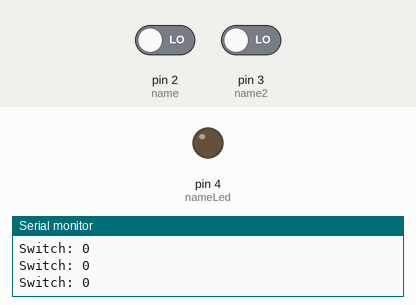
The sketch below on a simulated Arduino Uno, built with avr-gcc and run on an emulated ATmega328P. On the bench: output pins drawn as LEDs (lit = HIGH), the last lines printed to the serial monitor. The test bench sets the inputs (shaded band); at power-on: pin 2 (name) LOW, pin 3 (name2) LOW.

Above: at 1.2 s.
1.3 s: pin 2 (name) driven HIGH and pin 3 (name2) driven HIGH
At 2.3 s:
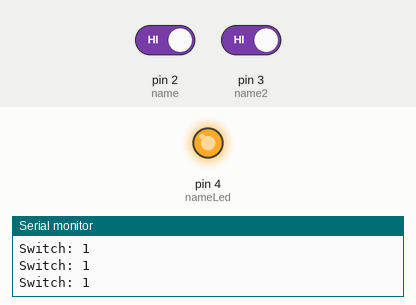
2.8 s: pin 2 (name) driven LOW
At 3.4 s:
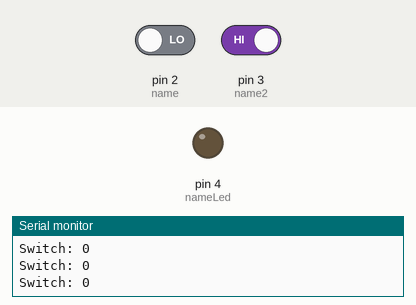
4.3 s: pin 2 (name) driven HIGH
At 5.8 s:
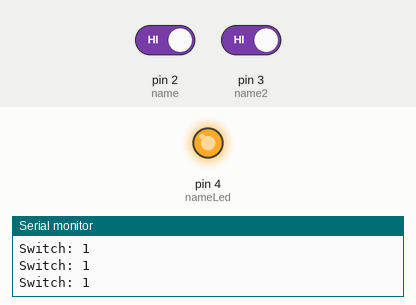
Timing chart, 0 to 7.3 s (numbered marks = the images above; inputs shaded):
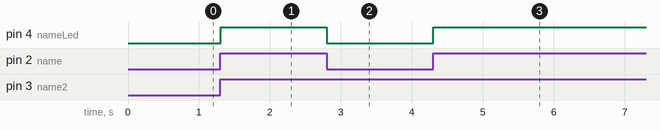

Measured:
- after the input at 1.3 s, pin 4 (nameLed): LOW → HIGH at once
- after the input at 2.8 s, pin 4 (nameLed): HIGH → LOW at once
- after the input at 4.3 s, pin 4 (nameLed): LOW → HIGH at once

The sketch:

5.4_ANDTACsw.ino
```cpp
int name = 2; //digital
int name2 = 3; // digital pin
int nameLed = 4; //digital pin
void setup() {
  pinMode(name, INPUT);
  pinMode(name2, INPUT);
  pinMode(nameLed, OUTPUT);
  Serial.begin(9600);
}

void loop() {
  int SwLevel = digitalRead(name);
  int Sw2Level = digitalRead(name2);
  if (SwLevel == HIGH && Sw2Level == HIGH)
    digitalWrite(nameLed, HIGH);
  else
    digitalWrite(nameLed, LOW);
  Serial.print("Switch: ");
  Serial.println(SwLevel);
}
```
